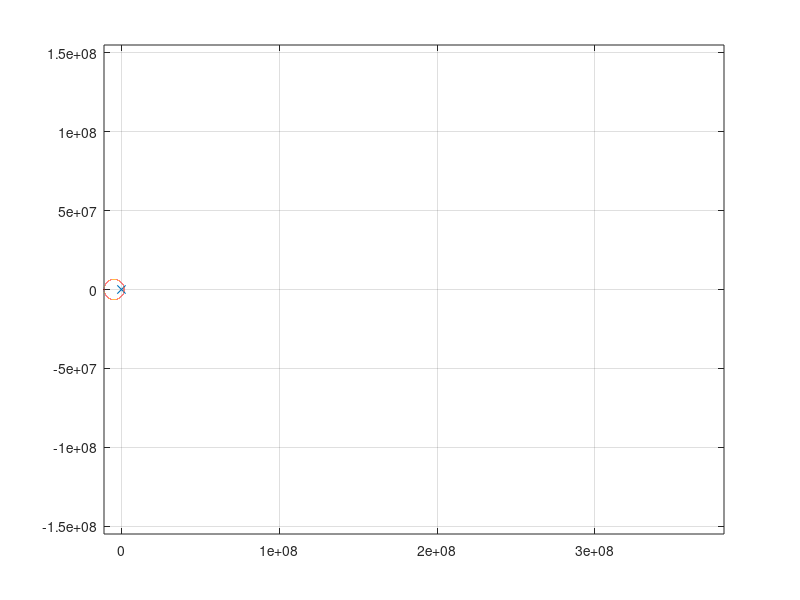

Write the MATLAB code that produced this figure.
G=6.674e-11;
rho0=0;
tFin=2.5*24*3600;
rL=384748000;
mT=5.972e24;
mL=7.3477e22;
rG=mL*rL/(mT+mL);
rT=0-rG;
rL=rL-rG;
rA=314159000-rG;
omega=sqrt(mL/abs(rT)*G/(rL-rT)^2);

RT=6378100;
RL=1737000;

figure
plot(0,0,'x')
hold on
plot(rT+RT*cos(linspace(0,2*pi,10000)),RT*sin(linspace(0,2*pi,10000)))
hold on
plot(rL+RL*cos(linspace(0,2*pi,10000)),RL*sin(linspace(0,2*pi,10000)))
hold off
grid on
axis equal


